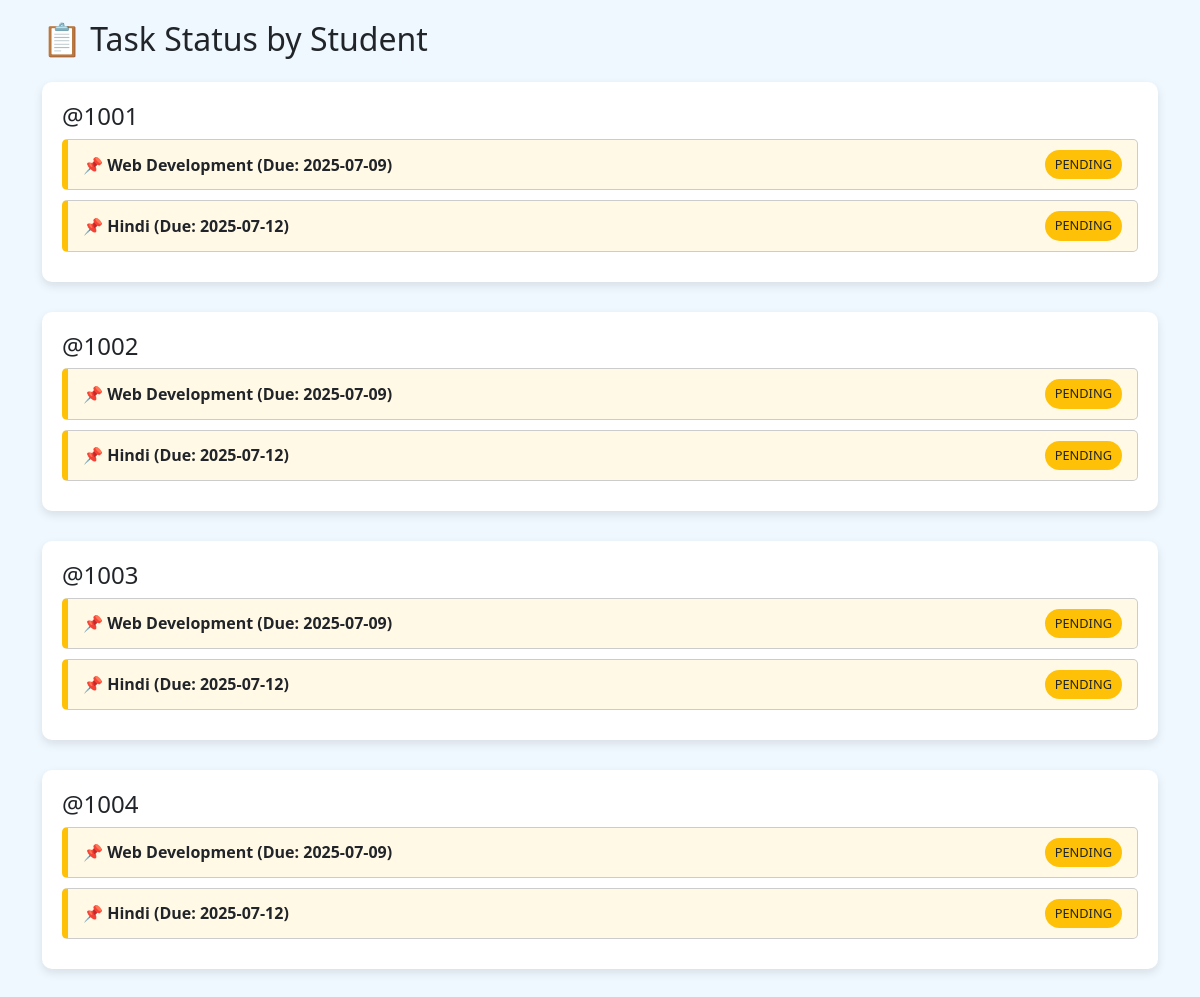
The page /admin_prog_bar.php on the database as committed earlier.
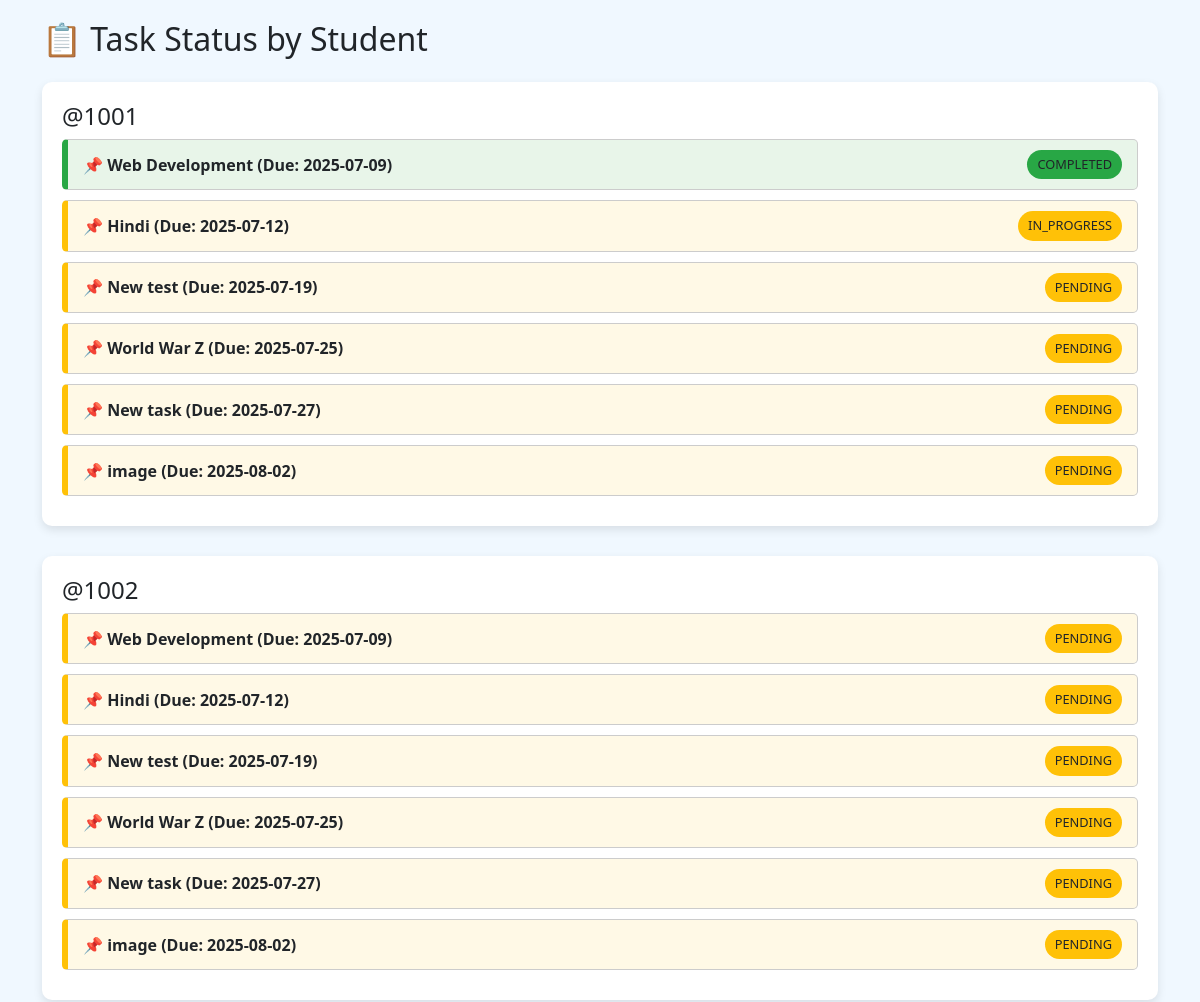
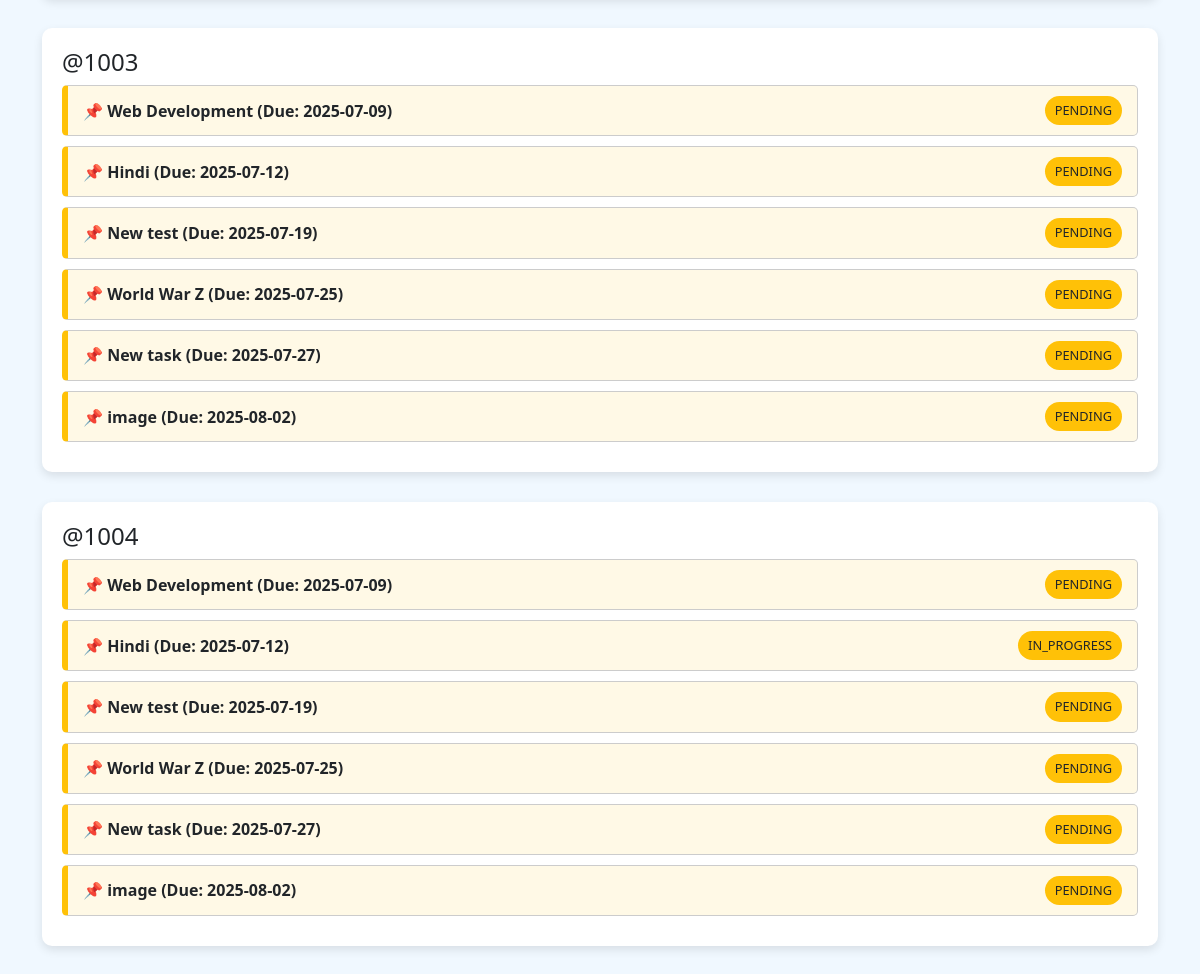
The same page on the database as committed later (2 pictures, top to bottom).
### tables this page shows
CREATE TABLE `tasks` (
  `id` int(11) NOT NULL,
  `title` varchar(100) NOT NULL,
  `description` text DEFAULT NULL,
  `assigned_to` int(11) DEFAULT NULL,
  `due_date` date DEFAULT NULL,
  `status` enum('pending','in_progress','completed') DEFAULT 'pending',
  `created_at` timestamp NOT NULL DEFAULT current_timestamp(),
  `file_path` varchar(255) DEFAULT NULL
);

### admin_prog_bar.php (the view, shortened to what this page needs)
<?php
$mysqli = new mysqli("localhost", "root", "", "new_task_manag_db");
$tasksByStudent = [];
$sql = "SELECT assigned_to, title, due_date, status FROM tasks ORDER BY assigned_to, due_date";
$result = $mysqli->query($sql);
while ($row = $result->fetch_assoc()) {
    $tasksByStudent[$row['assigned_to']][] = $row;
}
?>
<!DOCTYPE html>
<html lang="en">
<head>
  <link href="https://cdn.jsdelivr.net/npm/bootstrap@5.3.0/dist/css/bootstrap.min.css" rel="stylesheet"/>
</head>
<body>
  <div class="container">
    <h2 class="mb-4">📋 Task Status by Student</h2>
    <?php foreach ($tasksByStudent as $student => $tasks): ?>
      <div class="student-section">
        <h4>@<?= htmlspecialchars($student) ?></h4>
        <?php foreach ($tasks as $task):
          $status = strtolower($task['status']);
          $class = 'task-pending';
          $badge = 'badge-pending';
          if ($status === 'completed') {
            $class = 'task-completed';
            $badge = 'badge-completed';
          } elseif ($status === 'overdue') {
            $class = 'task-overdue';
            $badge = 'badge-overdue';
          }
        ?>
        <div class="task-bar <?= $class ?>">
          <span class="task-title">📌 <?= htmlspecialchars($task['title']) ?> (Due: <?= $task['due_date'] ?>)</span>
          <span class="status-badge <?= $badge ?> text-uppercase"><?= $status ?></span>
        </div>
        <?php endforeach; ?>
      </div>
    <?php endforeach; ?>
  </div>
</body>
</html>

Rows that differ between the two databases and show on the page:
changed tasks: status "PENDING" → "COMPLETED"
changed tasks (number 2 of 24 on the later page): status "PENDING" → "IN_PROGRESS"
added tasks: title "New test", due_date "2025-07-19", status "PENDING", shown under "1001"
added tasks: title "World War Z", due_date "2025-07-25", status "PENDING", shown under "1001"
added tasks: title "New task", due_date "2025-07-27", status "PENDING", shown under "1001"
added tasks: title "image", due_date "2025-08-02", status "PENDING", shown under "1001"
added tasks: title "New test", due_date "2025-07-19", status "PENDING", shown under "1002"
added tasks: title "World War Z", due_date "2025-07-25", status "PENDING", shown under "1002"
added tasks: title "New task", due_date "2025-07-27", status "PENDING", shown under "1002"
added tasks: title "image", due_date "2025-08-02", status "PENDING", shown under "1002"
added tasks: title "New test", due_date "2025-07-19", status "PENDING", shown under "1003"
added tasks: title "World War Z", due_date "2025-07-25", status "PENDING", shown under "1003"
added tasks: title "New task", due_date "2025-07-27", status "PENDING", shown under "1003"
added tasks: title "image", due_date "2025-08-02", status "PENDING", shown under "1003"
changed tasks (number 20 of 24 on the later page): status "PENDING" → "IN_PROGRESS"
added tasks: title "New test", due_date "2025-07-19", status "PENDING", shown under "1004"
added tasks: title "World War Z", due_date "2025-07-25", status "PENDING", shown under "1004"
added tasks: title "New task", due_date "2025-07-27", status "PENDING", shown under "1004"
added tasks: title "image", due_date "2025-08-02", status "PENDING", shown under "1004"
